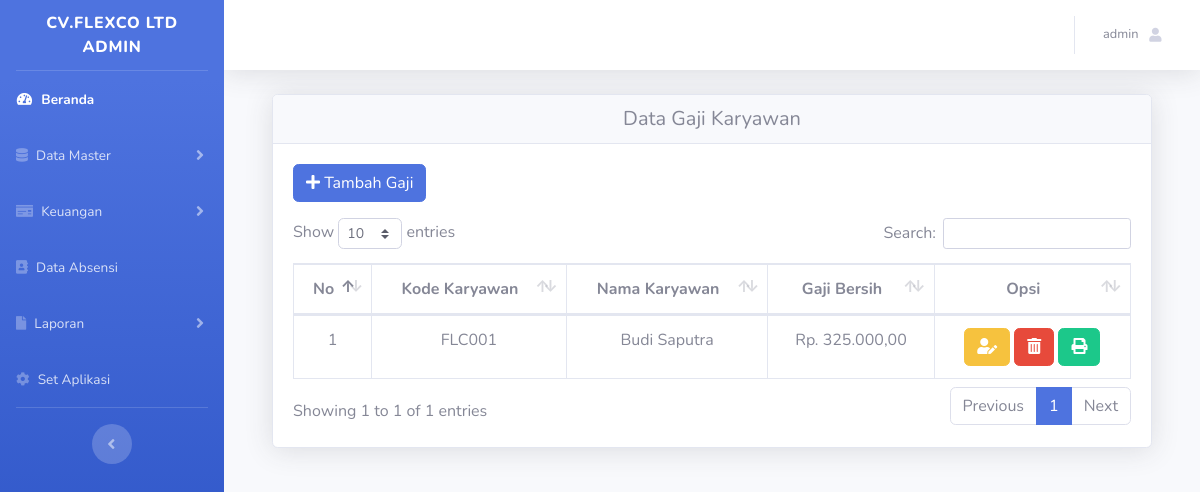
The app's page /admin/index.php?page=gaji (signed in), older data.
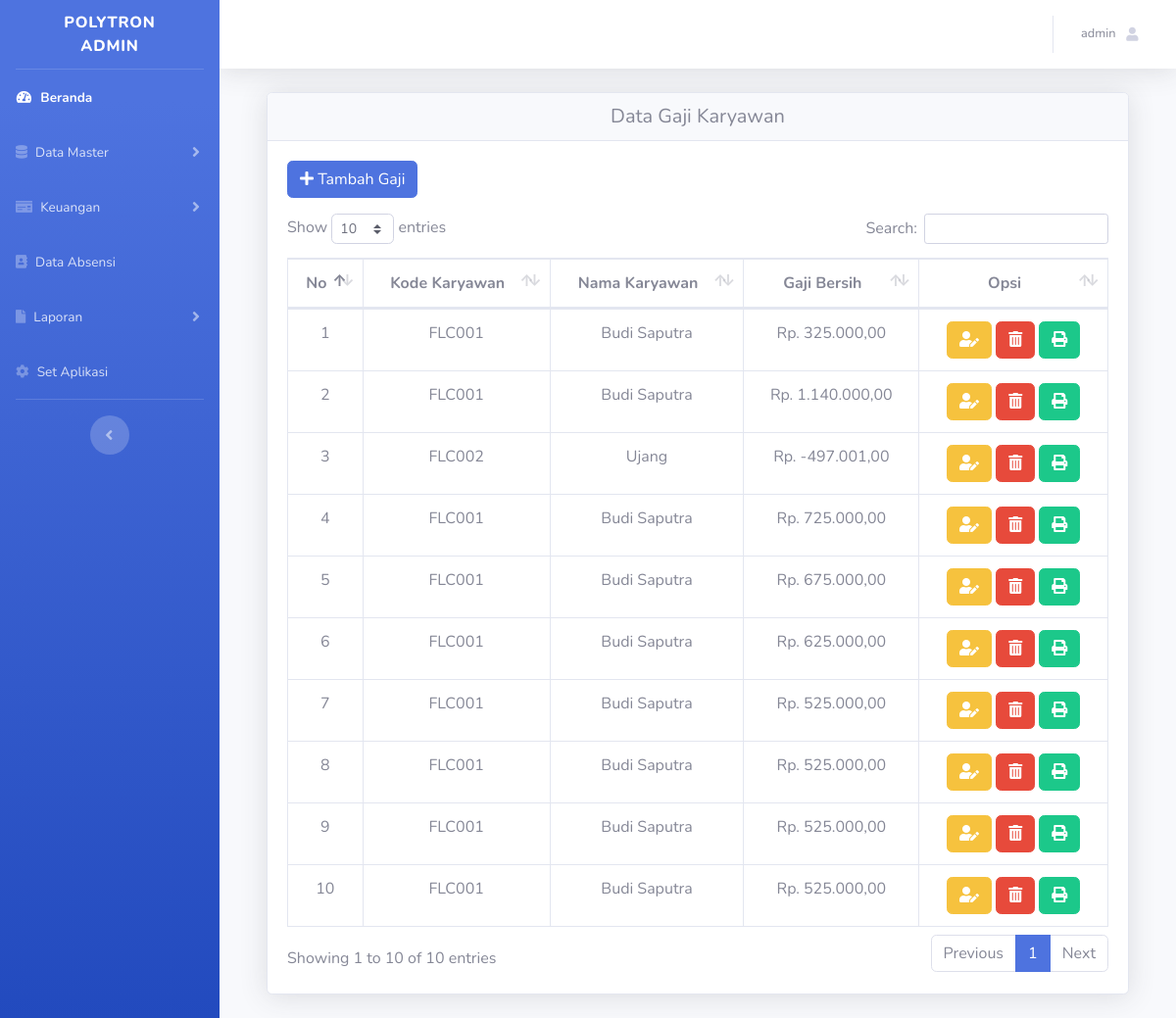
The same page, newer data.
### tables this page shows
CREATE TABLE `tb_aplikasi` (
  `id_aplikasi` int(11) NOT NULL,
  `nama_instansi` varchar(50) NOT NULL,
  `nama_aplikasi` varchar(100) NOT NULL,
  `foto` varchar(255) NOT NULL
);

CREATE TABLE `tb_gaji` (
  `id_gaji` int(11) NOT NULL,
  `tgl_gaji` date NOT NULL,
  `id_karyawan` int(11) NOT NULL,
  `potongan` int(11) NOT NULL,
  `gapok` int(11) NOT NULL,
  `tunjangan` int(11) NOT NULL,
  `bonus` int(11) NOT NULL,
  `total_jam_lembur` int(11) NOT NULL,
  `jumlah_upah_lembur` int(11) NOT NULL,
  `total_gaji` int(11) NOT NULL
);

CREATE TABLE `tb_karyawan` (
  `id_karyawan` int(11) NOT NULL,
  `kode_karyawan` varchar(11) NOT NULL,
  `nama_karyawan` varchar(25) NOT NULL,
  `id_jabatan` int(11) NOT NULL,
  `username` varchar(25) NOT NULL,
  `password` varchar(255) NOT NULL,
  `status_karyawan` varchar(15) NOT NULL,
  `foto` varchar(255) NOT NULL
);

### config/rupiah.php (called while the page is built)
<?php
function rupiah($angka)
{
	$hasil_rupiah = "Rp. " . number_format($angka, 2, ',', '.');
	return $hasil_rupiah;
}

### admin/modul/gaji/data_gaji.php (the view)
<div class="container">
    <div class="card shadow mb-4">
        <h5 class="card-header text-center">Data Gaji Karyawan</h5>
        <div class="card-body">
            <a href="?page=gaji&act=add" class="btn btn-primary mb-3"><i class="fa fa-plus"></i> Tambah
                Gaji</a></button>
            <div class="table-responsive">
                <table class="table table-bordered text-center" id="dataTable" width="100%" cellspacing="0">
                    <thead>
                        <tr>
                            <th>No</th>
                            <th>Kode Karyawan</th>
                            <th>Nama Karyawan</th>
                            <th>Gaji Bersih</th>
                            <th>Opsi</th>
                        </tr>
                    </thead>
                    <tbody>
                    <?php
                        $no = 1;
                        $data = mysqli_query($koneksi, "SELECT * FROM tb_gaji INNER JOIN tb_karyawan ON tb_gaji.id_karyawan = tb_karyawan.id_karyawan");
                        while ($d = mysqli_fetch_array($data)) {
                        ?>
                        <tr>
                            <td><?= $no++; ?></td>
                            <td><?= $d['kode_karyawan'] ?></td>
                            <td><?= $d['nama_karyawan'] ?></td>
                            <td>
                                <?php
                                    $gaber = $d['gapok'] + $d['tunjangan'] + $d['bonus'] - $d['potongan'];
                                    echo rupiah($gaber);
                                ?>
                            </td>
                            <td>
                                <a href="?page=gaji&act=edit&id_gaji=<?= $d['id_gaji']; ?>"
                                    class="btn btn-warning text-white text-right"> <i
                                        class="fa fa-user-edit text-white"></i> </a>
                                <a href="?page=gaji&act=del&id_gaji=<?= $d['id_gaji']; ?>"
                                    class="btn btn-danger text-white text-right"> <i
                                        class="fas fa-trash-alt fa-1x text-white"></i></a>
                                <a href="modul/laporan/cetak_perkaryawan.php?gaji=<?= $_GET['gaji']; ?>&id=<?= $d['id_gaji'] ?>"
                                    target="_blank" class="btn btn-success text-white text-right"><i
                                        class="fa fa-print text-white"></i> </a>
                            </td>
                            <?php
                                }
                            ?>
                        </tr>
                    </tbody>
                </table>
            </div>
        </div>
    </div>
</div>

### admin/index.php (shortened to what the changed rows need)
<?php
include '../config/koneksi.php';
include '../config/rupiah.php';
$oke = mysqli_query($koneksi, "SELECT * FROM tb_aplikasi");
$oke1 = mysqli_fetch_array($oke);
if (@$_SESSION['Admin']) {
?>
<?php
    if (@$_SESSION['Admin']) {
        $sesi = @$_SESSION['Admin'];
    }
    $sql = mysqli_query($koneksi, "SELECT * FROM tb_admin WHERE id_admin = '$sesi'") or die(mysqli_error($koneksi));
    $data = mysqli_fetch_array($sql);
    ?>
<!DOCTYPE html>
<html lang="en">
<head>
    <link href="../assets/vendor/fontawesome-free/css/all.min.css" rel="stylesheet" type="text/css">
    <link href="../assets/css/sb-admin-2.min.css" rel="stylesheet">
    <link href="../assets/vendor/datatables/dataTables.bootstrap4.min.css" rel="stylesheet">
</head>
<body id="page-top">
    <div id="wrapper">
        <ul class="navbar-nav bg-gradient-primary sidebar sidebar-dark accordion" id="accordionSidebar">
            <a class="sidebar-brand d-flex align-items-center justify-content-center" href="index.php">
                <?= $oke1['nama_instansi']; ?>
                <br>
                <?= $data['nama_admin']; ?>
            </a>
            <hr class="sidebar-divider my-0">
            <li class="nav-item active">
                <a class="nav-link" href="index.php">
                    <i class="fas fa-fw fa-tachometer-alt"></i>
                    <span>Beranda</span></a>
            </li>
            <li class="nav-item">
                <a class="nav-link collapsed" href="#" data-toggle="collapse" data-target="#collapseTwo"
                    aria-expanded="true" aria-controls="collapseTwo">
                    <i class="fas fa-database"></i>
                    <span>Data Master</span>
                </a>
            </li>
            <li class="nav-item">
                <a class="nav-link collapsed" href="#" data-toggle="collapse" data-target="#keuangan"
                    aria-expanded="true" aria-controls="keuangan">
                    <i class="fas fa-money-check"></i>
                    <span>Keuangan</span>
                </a>
            </li>
            <li class="nav-item">
                <a class="nav-link" href="?page=absen">
                    <i class="fas fa-address-book"></i>
                    <span>Data Absensi</span></a>
            </li>
            <li class="nav-item">
                <a class="nav-link collapsed" href="#" data-toggle="collapse" data-target="#laporan"
                    aria-expanded="true" aria-controls="laporan">
                    <i class="fas fa-file"></i>
                    <span>Laporan</span>
                </a>
            </li>
            <li class="nav-item">
                <a class="nav-link" href="?page=aplikasi">
                    <i class="fas fa-cog"></i>
                    <span>Set Aplikasi</span></a>
            </li>
            <hr class="sidebar-divider d-none d-md-block">
            <div class="text-center d-none d-md-inline">
                <button class="rounded-circle border-0" id="sidebarToggle"></button>
            </div>
        </ul>
        <div id="content-wrapper" class="d-flex flex-column">
            <div id="content">
                <nav class="navbar navbar-expand navbar-light bg-white topbar mb-4 static-top shadow">
                    <ul class="navbar-nav ml-auto">
                        <li class="nav-item dropdown no-arrow">
                            <a class="nav-link dropdown-toggle" href="#" id="userDropdown" role="button"
                                data-toggle="dropdown" aria-haspopup="true" aria-expanded="false">
                                <span class="mr-2 d-none d-lg-inline text-gray-600 small">
                                    <?= $data['nama_admin']; ?>
                                </span>
                                <i class="fas fa-user fa-sm fa-fw mr-2 text-gray-400"></i>
                            </a>
                        </li>
                    </ul>
                </nav>
                <div class="container-fluid">
                    <?php
                        $page = @$_GET['page'];
                        $act = @$_GET['act'];
                        if ($page == 'karyawan') {
                            if ($act == '') {
                                include 'modul/karyawan/data_karyawan.php';
                            } elseif ($act == 'add') {
                                include 'modul/karyawan/add_karyawan.php';
                            } elseif ($act == 'edit') {
                                include 'modul/karyawan/edit_karyawan.php';
                            } elseif ($act == 'detail') {
                                include 'modul/karyawan/detail_karyawan.php';
                            } elseif ($act == 'del') {
                                include 'modul/karyawan/del_karyawan.php';
                            }
                        } elseif ($page == 'gaji') {
                            if ($act == '') {
                                include 'modul/gaji/data_gaji.php';
                            } elseif ($act == 'add') {
                                include 'modul/gaji/add_gaji.php';
                            } elseif ($act == 'edit') {
                                include 'modul/gaji/edit_gaji.php';
                            } elseif ($act == 'del') {
                                include 'modul/gaji/del_gaji.php';
                            } elseif ($act == 'detail') {
                                include 'modul/gaji/detail_gaji.php';
                            } elseif ($act == 'hitung') {
                                include 'modul/gaji/hitung_gaji.php';
                            } elseif ($act == 'hal') {
                                include 'modul/gaji/hal_gaji.php';
                            }
                        }
                        elseif ($page == 'profil') {
                            if ($act == '') {
                                include 'modul/profil/data_profil.php';
                            }
                        }
                        elseif ($page == 'laporan') {
                            if ($act == '') {
                                include 'modul/laporan/laporan_absensi.php';
                            } elseif ($act == 'gaji') {
                                include 'modul/laporan/laporan_penggajian.php';
                            }
                        } elseif ($page == '') {
                            include 'home.php';
                        } else {
                            echo "<b>404!</b> Tidak ada halaman !";
                        }
                        ?>
                </div>
            </div>
        </div>
    </div>
    <?php
        } else {
            include 'modul/500.html';
        }
    ?>
</body>
</html>

Row changes from the older to the newer data that the page shows:
changed tb_aplikasi: nama_instansi "CV.FLEXCO LTD" → "POLYTRON"
added tb_gaji: id_karyawan.kode_karyawan "FLC001", id_karyawan.nama_karyawan "Budi Saputra", rupiah($gaber) "Rp. 1.140.000,00"
added tb_gaji: id_karyawan.kode_karyawan "FLC002", id_karyawan.nama_karyawan "Ujang", rupiah($gaber) "Rp. -497.001,00"
added tb_gaji: id_karyawan.kode_karyawan "FLC001", id_karyawan.nama_karyawan "Budi Saputra", rupiah($gaber) "Rp. 725.000,00"
added tb_gaji: id_karyawan.kode_karyawan "FLC001", id_karyawan.nama_karyawan "Budi Saputra", rupiah($gaber) "Rp. 675.000,00"
added tb_gaji: id_karyawan.kode_karyawan "FLC001", id_karyawan.nama_karyawan "Budi Saputra", rupiah($gaber) "Rp. 625.000,00"
added tb_gaji: id_karyawan.kode_karyawan "FLC001", id_karyawan.nama_karyawan "Budi Saputra", rupiah($gaber) "Rp. 525.000,00"
added tb_gaji: id_karyawan.kode_karyawan "FLC001", id_karyawan.nama_karyawan "Budi Saputra", rupiah($gaber) "Rp. 525.000,00"
added tb_gaji: id_karyawan.kode_karyawan "FLC001", id_karyawan.nama_karyawan "Budi Saputra", rupiah($gaber) "Rp. 525.000,00"
added tb_gaji: id_karyawan.kode_karyawan "FLC001", id_karyawan.nama_karyawan "Budi Saputra", rupiah($gaber) "Rp. 525.000,00"
Text that changed along with them:
text written by a page script: "Show entries Search: Showing 1 to 1 of 1 entries Previous 1 Next" → "Show entries Search: Showing 1 to 10 of 10 entries Previous 1 Next"
